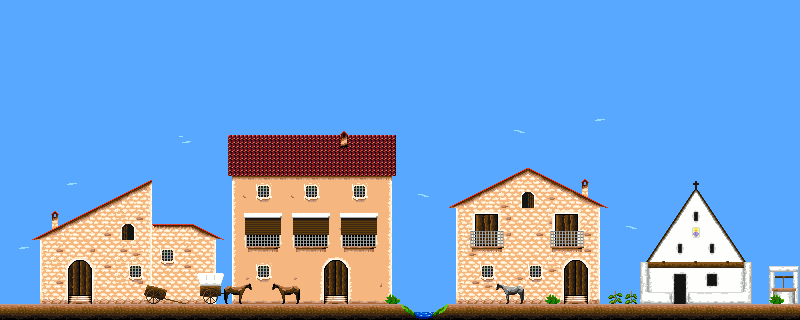

Below is a game level as drawn by its tile map, then a one-line description and the .tmx that defines it (tile-layer data replaced by summaries):
An orthogonal 50x20 tile map with 16x16 px tiles, 3 tile layers (back, front, front-detail).

<map version="1.0" orientation="orthogonal" renderorder="right-down" width="50" height="20" tilewidth="16" tileheight="16" backgroundcolor="#000000" nextobjectid="1">
 <tileset firstgid="1" name="citytileset" tilewidth="16" tileheight="16">
  <image source="citytileset.png" trans="d77bba" width="256" height="256" />
  <tile id="38">
   <properties>
    <property name="collides" value="15" />
   </properties>
  </tile>
  <tile id="39">
   <properties>
    <property name="collides" value="15" />
   </properties>
  </tile>
  <tile id="70">
   <properties>
    <property name="collides" value="13" />
   </properties>
  </tile>
  <tile id="71">
   <properties>
    <property name="animation" value="sequia" />
    <property name="collides" value="16" />
   </properties>
  </tile>
  <tile id="72">
   <properties>
    <property name="collides" value="14" />
   </properties>
  </tile>
  <tile id="75">
   <properties>
    <property name="animation" value="sequia" />
    <property name="collides" value="16" />
   </properties>
  </tile>
  <tile id="76">
   <properties>
    <property name="animation" value="sequia" />
    <property name="collides" value="16" />
   </properties>
  </tile>
  <tile id="77">
   <properties>
    <property name="animation" value="sequia" />
    <property name="collides" value="16" />
   </properties>
  </tile>
 </tileset>
 <layer name="back" width="50" height="20">
  <data>[1000 cells, 1000 non-empty, 9 distinct tile ids]</data>
 </layer>
 <layer name="front" width="50" height="20">
  <data>[1000 cells, 374 non-empty, 96 distinct tile ids]</data>
 </layer>
 <layer name="front-detail" width="50" height="20">
  <data>[1000 cells, 118 non-empty, 59 distinct tile ids]</data>
 </layer>
 <objectgroup name="objects" visible="0" />
</map>